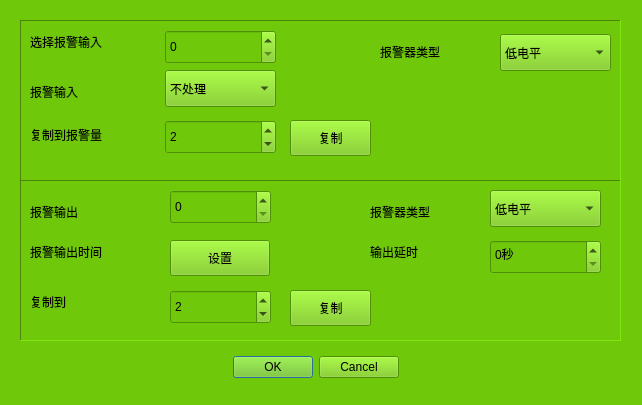
<ui version="4.0" >
 <class>frm_alarmsettings</class>
 <widget class="QWidget" name="frm_alarmsettings" >
  <property name="windowModality" >
   <enum>Qt::WindowModal</enum>
  </property>
  <property name="geometry" >
   <rect>
    <x>0</x>
    <y>0</y>
    <width>642</width>
    <height>405</height>
   </rect>
  </property>
  <property name="windowTitle" >
   <string>报警设置</string>
  </property>
  <property name="styleSheet" >
   <string notr="true" >font: 12pt "WenQuanYi Zen Hei";
background-color: rgb(112, 200, 11);</string>
  </property>
  <widget class="QFrame" name="frame" >
   <property name="geometry" >
    <rect>
     <x>20</x>
     <y>20</y>
     <width>601</width>
     <height>161</height>
    </rect>
   </property>
   <property name="frameShape" >
    <enum>QFrame::Panel</enum>
   </property>
   <property name="frameShadow" >
    <enum>QFrame::Sunken</enum>
   </property>
   <widget class="QLabel" name="label" >
    <property name="geometry" >
     <rect>
      <x>10</x>
      <y>10</y>
      <width>131</width>
      <height>24</height>
     </rect>
    </property>
    <property name="text" >
     <string>选择报警输入</string>
    </property>
   </widget>
   <widget class="QLabel" name="label_3" >
    <property name="geometry" >
     <rect>
      <x>360</x>
      <y>20</y>
      <width>111</width>
      <height>24</height>
     </rect>
    </property>
    <property name="text" >
     <string>报警器类型</string>
    </property>
   </widget>
   <widget class="QLabel" name="label_4" >
    <property name="geometry" >
     <rect>
      <x>10</x>
      <y>60</y>
      <width>91</width>
      <height>24</height>
     </rect>
    </property>
    <property name="text" >
     <string>报警输入</string>
    </property>
   </widget>
   <widget class="QLabel" name="label_5" >
    <property name="geometry" >
     <rect>
      <x>10</x>
      <y>103</y>
      <width>131</width>
      <height>24</height>
     </rect>
    </property>
    <property name="text" >
     <string>复制到报警量</string>
    </property>
   </widget>
   <widget class="QSpinBox" name="spinBox_2" >
    <property name="geometry" >
     <rect>
      <x>145</x>
      <y>100</y>
      <width>111</width>
      <height>34</height>
     </rect>
    </property>
    <property name="minimum" >
     <number>1</number>
    </property>
    <property name="maximum" >
     <number>16</number>
    </property>
    <property name="value" >
     <number>2</number>
    </property>
   </widget>
   <widget class="QComboBox" name="comboBox" >
    <property name="geometry" >
     <rect>
      <x>480</x>
      <y>14</y>
      <width>111</width>
      <height>37</height>
     </rect>
    </property>
    <item>
     <property name="text" >
      <string>低电平</string>
     </property>
    </item>
    <item>
     <property name="text" >
      <string>高电平</string>
     </property>
    </item>
    <item>
     <property name="text" >
      <string>常闭</string>
     </property>
    </item>
   </widget>
   <widget class="QComboBox" name="comboBox_2" >
    <property name="geometry" >
     <rect>
      <x>145</x>
      <y>50</y>
      <width>111</width>
      <height>37</height>
     </rect>
    </property>
    <item>
     <property name="text" >
      <string>不处理</string>
     </property>
    </item>
    <item>
     <property name="text" >
      <string>报警</string>
     </property>
    </item>
   </widget>
   <widget class="QSpinBox" name="spinBox_4" >
    <property name="geometry" >
     <rect>
      <x>145</x>
      <y>10</y>
      <width>111</width>
      <height>34</height>
     </rect>
    </property>
   </widget>
   <widget class="QPushButton" name="pushButton" >
    <property name="geometry" >
     <rect>
      <x>270</x>
      <y>100</y>
      <width>81</width>
      <height>36</height>
     </rect>
    </property>
    <property name="text" >
     <string>复制</string>
    </property>
   </widget>
  </widget>
  <widget class="QFrame" name="frame_2" >
   <property name="geometry" >
    <rect>
     <x>20</x>
     <y>180</y>
     <width>601</width>
     <height>161</height>
    </rect>
   </property>
   <property name="frameShape" >
    <enum>QFrame::Panel</enum>
   </property>
   <property name="frameShadow" >
    <enum>QFrame::Sunken</enum>
   </property>
   <widget class="QLabel" name="label_2" >
    <property name="geometry" >
     <rect>
      <x>10</x>
      <y>20</y>
      <width>91</width>
      <height>24</height>
     </rect>
    </property>
    <property name="text" >
     <string>报警输出</string>
    </property>
   </widget>
   <widget class="QLabel" name="label_6" >
    <property name="geometry" >
     <rect>
      <x>10</x>
      <y>110</y>
      <width>70</width>
      <height>24</height>
     </rect>
    </property>
    <property name="text" >
     <string>复制到</string>
    </property>
   </widget>
   <widget class="QLabel" name="label_7" >
    <property name="geometry" >
     <rect>
      <x>10</x>
      <y>60</y>
      <width>131</width>
      <height>24</height>
     </rect>
    </property>
    <property name="text" >
     <string>报警输出时间</string>
    </property>
   </widget>
   <widget class="QLabel" name="label_8" >
    <property name="geometry" >
     <rect>
      <x>350</x>
      <y>20</y>
      <width>111</width>
      <height>24</height>
     </rect>
    </property>
    <property name="text" >
     <string>报警器类型</string>
    </property>
   </widget>
   <widget class="QLabel" name="label_9" >
    <property name="geometry" >
     <rect>
      <x>350</x>
      <y>60</y>
      <width>91</width>
      <height>24</height>
     </rect>
    </property>
    <property name="text" >
     <string>输出延时</string>
    </property>
   </widget>
   <widget class="QSpinBox" name="spinBox" >
    <property name="geometry" >
     <rect>
      <x>150</x>
      <y>110</y>
      <width>101</width>
      <height>34</height>
     </rect>
    </property>
    <property name="minimum" >
     <number>1</number>
    </property>
    <property name="maximum" >
     <number>16</number>
    </property>
    <property name="value" >
     <number>2</number>
    </property>
   </widget>
   <widget class="QSpinBox" name="spinBox_3" >
    <property name="geometry" >
     <rect>
      <x>470</x>
      <y>60</y>
      <width>111</width>
      <height>34</height>
     </rect>
    </property>
    <property name="suffix" >
     <string>秒</string>
    </property>
   </widget>
   <widget class="QSpinBox" name="spinBox_5" >
    <property name="geometry" >
     <rect>
      <x>150</x>
      <y>10</y>
      <width>101</width>
      <height>34</height>
     </rect>
    </property>
   </widget>
   <widget class="QPushButton" name="pushButton_2" >
    <property name="geometry" >
     <rect>
      <x>270</x>
      <y>110</y>
      <width>81</width>
      <height>36</height>
     </rect>
    </property>
    <property name="text" >
     <string>复制</string>
    </property>
   </widget>
   <widget class="QComboBox" name="comboBox_3" >
    <property name="geometry" >
     <rect>
      <x>470</x>
      <y>10</y>
      <width>111</width>
      <height>37</height>
     </rect>
    </property>
    <item>
     <property name="text" >
      <string>低电平</string>
     </property>
    </item>
    <item>
     <property name="text" >
      <string>高电平</string>
     </property>
    </item>
    <item>
     <property name="text" >
      <string>常闭</string>
     </property>
    </item>
   </widget>
   <widget class="QPushButton" name="pushButton_3" >
    <property name="geometry" >
     <rect>
      <x>150</x>
      <y>60</y>
      <width>100</width>
      <height>36</height>
     </rect>
    </property>
    <property name="text" >
     <string>设置</string>
    </property>
   </widget>
  </widget>
  <widget class="QDialogButtonBox" name="buttonBox" >
   <property name="geometry" >
    <rect>
     <x>210</x>
     <y>350</y>
     <width>189</width>
     <height>34</height>
    </rect>
   </property>
   <property name="standardButtons" >
    <set>QDialogButtonBox::Cancel|QDialogButtonBox::Ok</set>
   </property>
  </widget>
 </widget>
 <resources/>
 <connections/>
</ui>
